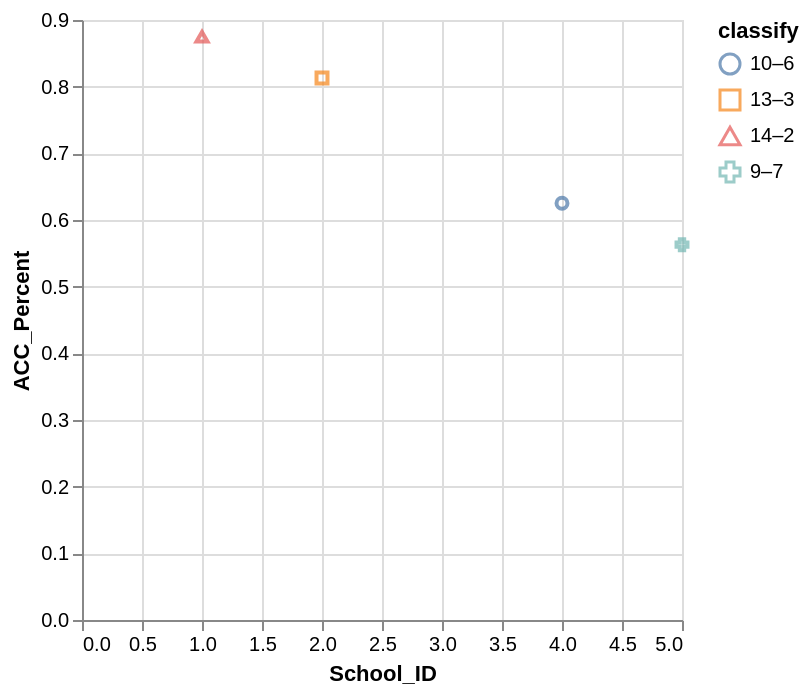

This figure's Vega-Lite source:
### Vega-Lite specification from a JSON file in a GitHub repository (floating-point values rounded to 4 significant figures)
{"data": {"values": [{"x_data": 4, "y_data": 0.625, "classify": "10–6"}, {"x_data": 2, "y_data": 0.813, "classify": "13–3"}, {"x_data": 1, "y_data": 0.875, "classify": "14–2"}, {"x_data": 5, "y_data": 0.563, "classify": "9–7"}]}, "mark": "point", "encoding": {"x": {"field": "x_data", "type": "quantitative", "title": "School_ID", "scale": {"zero": "false"}}, "y": {"field": "y_data", "type": "quantitative", "title": "ACC_Percent", "scale": {"zero": "false"}}, "color": {"field": "classify", "type": "nominal"}, "shape": {"field": "classify", "type": "nominal"}}}
